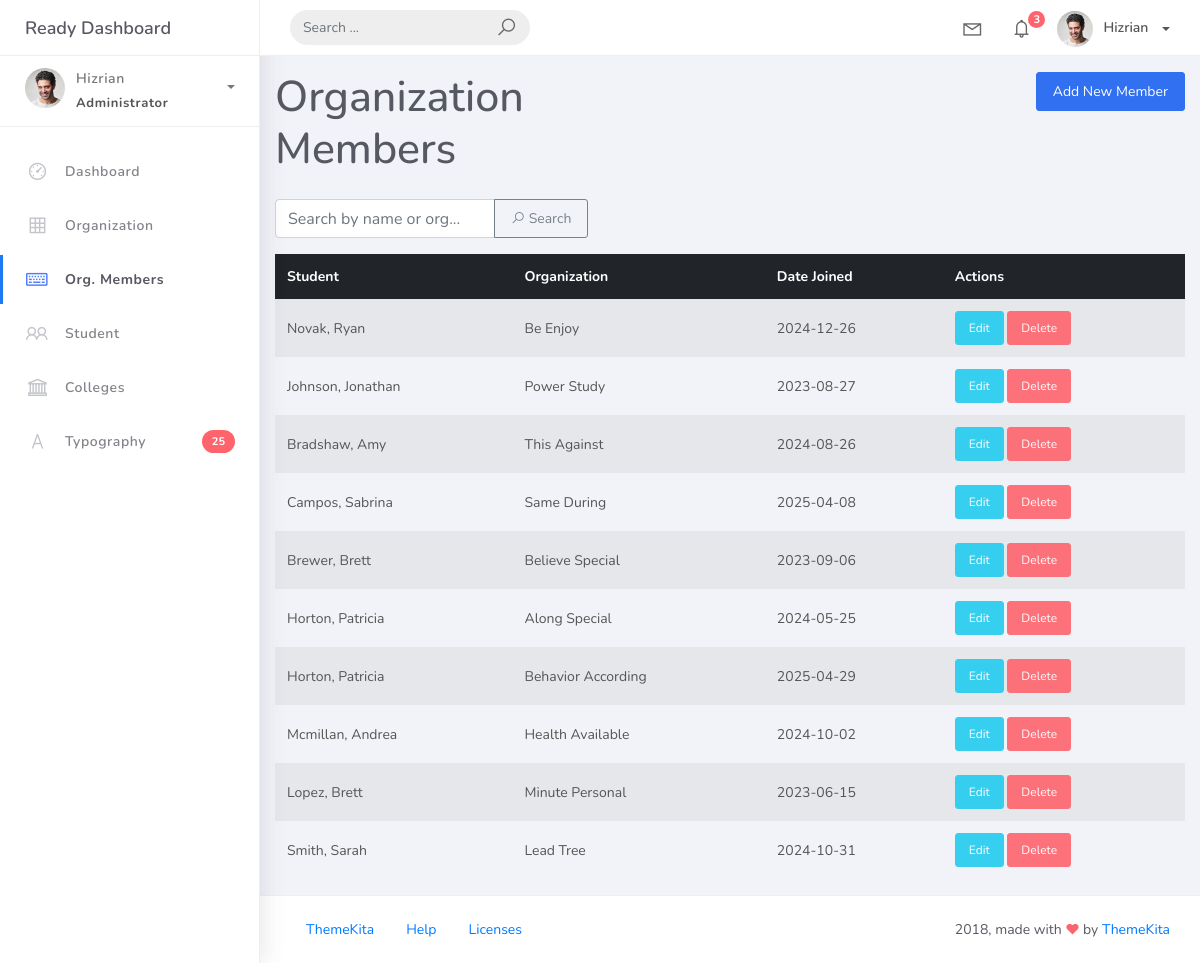
Page /org_members/ on the earlier database version.
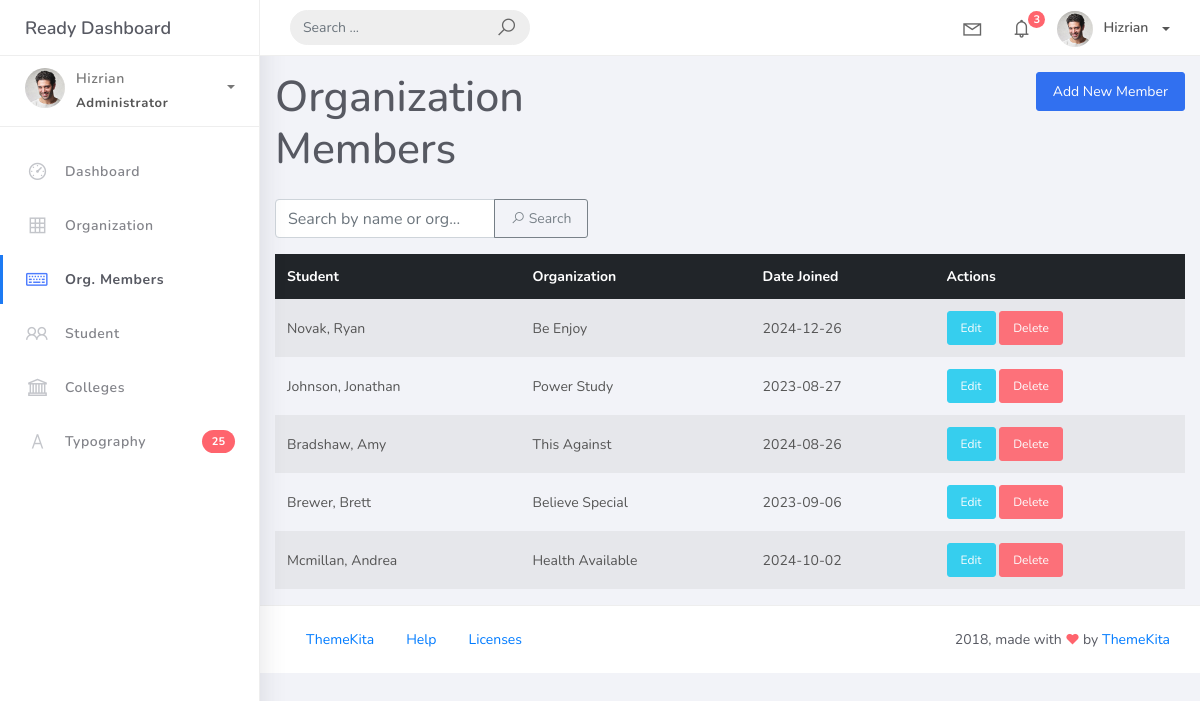
Same page on the later database version.
### studentorg/models.py (models this page shows, shortened)
class BaseModel(models.Model):
    created_at = models.DateTimeField(auto_now_add=True, db_index=True)
    updated_at = models.DateTimeField(auto_now=True)
    class Meta:
        abstract = True

class OrgMember(BaseModel):
    student = models.ForeignKey(Student, on_delete=models.CASCADE)
    organization = models.ForeignKey(Organization, on_delete=models.CASCADE)
    date_joined = models.DateField()
    class Meta:
        unique_together = ('student', 'organization')

class Student(BaseModel):
    student_id = models.CharField(max_length=25)
    lastname = models.CharField(max_length=25)
    firstname = models.CharField(max_length=25)
    middlename = models.CharField(max_length=25, blank=True, null=True)
    program = models.ForeignKey(Program, on_delete=models.CASCADE)

class Organization(BaseModel):
    name = models.CharField(max_length=250)
    college = models.ForeignKey(College, on_delete=models.CASCADE, null=True, blank=True)
    description = models.CharField(max_length=500)

### studentorg/views.py (the view)
# urls.py: path('org_members/', views.OrgMemberList.as_view(), name='orgmember-list'),
class OrgMemberList(ListView):
    model = OrgMember
    context_object_name = 'orgmember_list'
    template_name = 'orgmember_list.html' # You'll need to create this template
    paginate_by = 10
    def get_queryset(self, *args, **kwargs):
        qs = super().get_queryset(*args, **kwargs)
        query = self.request.GET.get('q')
        if query:
            return qs.filter(
                Q(student__lastname__icontains=query) |
                Q(student__firstname__icontains=query) |
                Q(organization__name__icontains=query)
            )
        return qs

### templates/orgmember_list.html (shortened to what this page needs)
{% extends 'base.html' %}
{% block content %}
<div class="container mt-4 pt-5">
    <div class="row mb-3">
        <div class="col-md-6">
            <h2>Organization Members</h2>
        </div>
        <div class="col-md-6 text-right">
            <a href="{% url 'orgmember-add' %}" class="btn btn-primary">Add New Member</a>
        </div>
    </div>
    <div class="row mb-3">
        <div class="col-md-6">
            <form class="form-inline" action="{% url 'orgmember-list' %}" method="get">
                <div class="input-group">
                    <input type="text" name="q" placeholder="Search by name or org..." class="form-control" value="{{ request.GET.q }}">
                    <div class="input-group-append">
                        <button class="btn btn-outline-secondary" type="submit">
                            <i class="la la-search search-icon"></i> Search
                        </button>
                    </div>
                </div>
            </form>
        </div>
    </div>
    {% if orgmember_list %}
    <table class="table table-striped table-hover">
        <thead class="thead-dark">
            <tr>
                <th>Student</th>
                <th>Organization</th>
                <th>Date Joined</th>
                <th>Actions</th>
            </tr>
        </thead>
        <tbody>
            {% for member in orgmember_list %}
            <tr>
                <td>{{ member.student.lastname }}, {{ member.student.firstname }}</td>
                <td>{{ member.organization.name }}</td>
                <td>{{ member.date_joined|date:"Y-m-d" }}</td>
                <td>
                    <a href="{% url 'orgmember-update' pk=member.pk %}" class="btn btn-sm btn-info">Edit</a>
                    <a href="{% url 'orgmember-delete' pk=member.pk %}" class="btn btn-sm btn-danger">Delete</a>
                </td>
            </tr>
            {% endfor %}
        </tbody>
    </table>
    {% else %}
    <p>No organization members found.</p>
    {% endif %}
</div>
{% endblock %}

### templates/base.html (shortened to what this page needs)
{% load static %}
<!DOCTYPE html>
<html>
<head>
    <link rel="stylesheet" href="{% static 'css/bootstrap.min.css' %}">
    <link rel="stylesheet" href="{% static 'css/ready.css' %}">
    <link rel="stylesheet" href="{% static 'css/demo.css' %}">
</head>
<body>
    <div class="wrapper">
        <div class="main-header">
            <div class="logo-header">
                <a href="{% url 'home' %}" class="logo">
                    Ready Dashboard
                </a>
            </div>
            <nav class="navbar navbar-header navbar-expand-lg">
                <div class="container-fluid">
                    <form class="navbar-left navbar-form nav-search mr-md-3" action="">
                        <div class="input-group">
                            <input type="text" placeholder="Search ..." class="form-control">
                            <div class="input-group-append">
                                <span class="input-group-text">
                                    <i class="la la-search search-icon"></i>
                                </span>
                            </div>
                        </div>
                    </form>
                    <ul class="navbar-nav topbar-nav ml-md-auto align-items-center">
                        <li class="nav-item dropdown hidden-caret">
                            <a class="nav-link dropdown-toggle" href="#" id="navbarDropdown" role="button" data-toggle="dropdown" aria-haspopup="true" aria-expanded="false">
                                <i class="la la-envelope"></i>
                            </a>
                        </li>
                        <li class="nav-item dropdown hidden-caret">
                            <a class="nav-link dropdown-toggle" href="#" id="navbarDropdown" role="button" data-toggle="dropdown" aria-haspopup="true" aria-expanded="false">
                                <i class="la la-bell"></i>
                                <span class="notification">3</span>
                            </a>
                        </li>
                        <li class="nav-item dropdown">
                            <a class="dropdown-toggle profile-pic" data-toggle="dropdown" href="#" aria-expanded="false">
                                <img src="{% static 'img/profile.jpg' %}" alt="user-img" width="36" class="img-circle"><span >Hizrian</span></span>
                            </a>
                            </li>
                    </ul>
                </div>
            </nav>
        </div>
        <div class="sidebar">
            <div class="scrollbar-inner sidebar-wrapper">
                <div class="user">
                    <div class="photo">
                        <img src="{% static 'img/profile.jpg' %}">
                    </div>
                    <div class="info">
                        <a class="" data-toggle="collapse" href="#collapseExample" aria-expanded="true">
                            <span>
                                Hizrian
                                <span class="user-level">Administrator</span>
                                <span class="caret"></span>
                            </span>
                        </a>
                    </div>
                </div>
                <ul class="nav">
                    <li class="nav-item {% if request.resolver_match.url_name == 'home' %}active{% endif %}">
                        <a href="{% url 'home' %}" >
                            <i class="la la-dashboard"></i>
                            <p>Dashboard</p>
                        </a>
                    </li>
                    <li class="nav-item {% if 'organization-' in request.resolver_match.url_name %}active{% endif %}">
                        <a href="{% url 'organization-list' %}" >
                            <i class="la la-table"></i>
                            <p>Organization</p>
                        </a>
                    </li>
                    <li class="nav-item {% if 'orgmember-' in request.resolver_match.url_name %}active{% endif %}">
                        <a href="{% url 'orgmember-list' %}" >
                            <i class="la la-keyboard-o"></i>
                            <p>Org. Members</p>
                        </a>
                    </li>
                    <li class="nav-item {% if 'student-' in request.resolver_match.url_name %}active{% endif %}">
                        <a href="{% url 'student-list' %}" >
                            <i class="la la-group"></i>
                            <p>Student</p>
                        </a>
                    </li>
                    <li class="nav-item {% if 'college-' in request.resolver_match.url_name %}active{% endif %}">
                        <a href="{% url 'college-list' %}" >
                            <i class="la la-institution"></i>
                            <p>Colleges</p>
                        </a>
                    </li>
                    <li class="nav-item">
                        <a href="typography.html">
                            <i class="la la-font"></i>
                            <p>Typography</p>
                            <span class="badge badge-danger">25</span>
                        </a>
                    </li>
                </ul>
            </div>
        </div>
        <div class="main-panel">
            {% block content %}
            {% endblock %}
            <footer class="footer">
                <div class="container-fluid">
                    <nav class="pull-left">
                        <ul class="nav">
                            <li class="nav-item">
                                <a class="nav-link" href="http://www.themekita.com">
                                    ThemeKita
                                </a>
                            </li>
                            <li class="nav-item">
                                <a class="nav-link" href="#">
                                    Help
                                </a>
                            </li>
                            <li class="nav-item">
                                <a class="nav-link" href="#">
                                    Licenses
                                </a>
                            </li>
                        </ul>
                    </nav>
                    <div class="copyright ml-auto">
                        2018, made with <i class="la la-heart heart text-danger"></i> by <a href="http://www.themekita.com">ThemeKita</a>
                    </div>
                </div>
            </footer>
        </div>
    </div>
</body>
</html>

Differences in the rows shown:
removed OrgMember: student.lastname "Campos", student.firstname "Sabrina", organization.name "Same During", date_joined "2025-04-08"
removed OrgMember: student.lastname "Horton", student.firstname "Patricia", organization.name "Along Special", date_joined "2024-05-25"
removed OrgMember: student.lastname "Horton", student.firstname "Patricia", organization.name "Behavior According", date_joined "2025-04-29"
removed OrgMember: student.lastname "Lopez", student.firstname "Brett", organization.name "Minute Personal", date_joined "2023-06-15"
removed OrgMember: student.lastname "Smith", student.firstname "Sarah", organization.name "Lead Tree", date_joined "2024-10-31"
